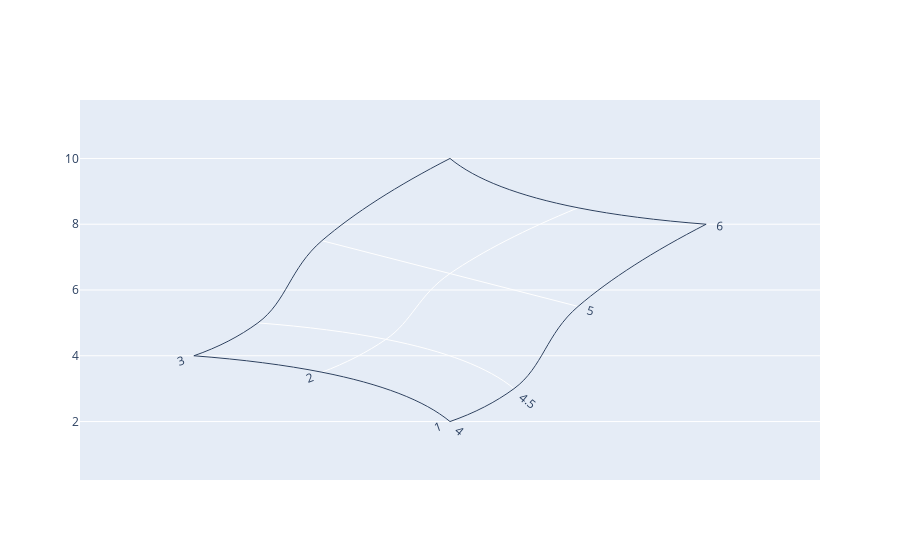

The notebook cell this image was saved under:
### Markdown cell above
<h3 id="Alternate-input-format">Alternate input format<a class="anchor-link" href="#Alternate-input-format">¶</a></h3><p>The data arrays <code>x</code>, <code>y</code> may either be specified as one-dimensional arrays of data or as arrays of arrays. If one-dimensional, then <code>x</code>, <code>y</code>, <code>a</code>, and <code>b</code> should all be the same length. If <code>x</code> and <code>y</code> are arrays of arrays, then the length of <code>a</code> should match the inner dimension and the length of <code>b</code> the outer dimension. The plot below represents the same plot as those above.</p>

### Code cell
import plotly.graph_objects as go

fig = go.Figure(go.Carpet(
    a = [4, 4.5, 5, 6],
    b = [1, 2, 3],
    y = [[2, 3, 5.5, 8],
         [3.5, 4.5, 6.5, 8.5],
         [4, 5, 7.5, 10]]
))

fig.show()

### Figure 1 — Plotly figure (JSON) as saved in the notebook; plotly's stock layout.template omitted (floating-point values rounded to 4 significant figures)
{"data": [{"a": [4, 4.5, 5, 6], "b": [1, 2, 3], "type": "carpet", "y": [[2, 3, 5.5, 8], [3.5, 4.5, 6.5, 8.5], [4, 5, 7.5, 10]]}], "layout": {}}
